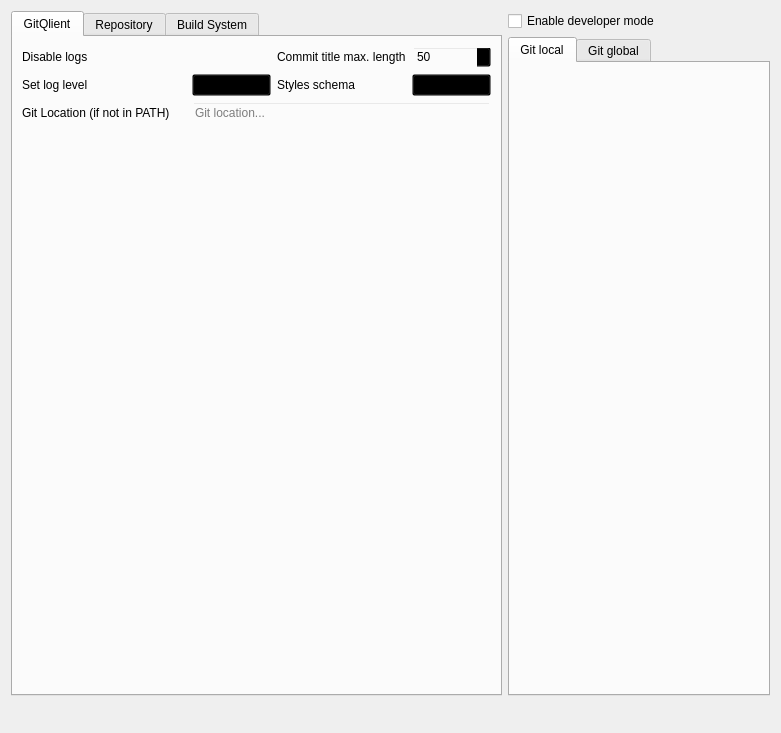
<?xml version="1.0" encoding="UTF-8"?>
<ui version="4.0">
 <class>ConfigWidget</class>
 <widget class="QWidget" name="ConfigWidget">
  <property name="geometry">
   <rect>
    <x>0</x>
    <y>0</y>
    <width>781</width>
    <height>733</height>
   </rect>
  </property>
  <property name="windowTitle">
   <string>Form</string>
  </property>
  <layout class="QGridLayout" name="mainLayout">
   <item row="6" column="0" colspan="2">
    <layout class="QHBoxLayout" name="horizontalLayout_2">
     <item>
      <spacer name="horizontalSpacer_2">
       <property name="orientation">
        <enum>Qt::Horizontal</enum>
       </property>
       <property name="sizeHint" stdset="0">
        <size>
         <width>40</width>
         <height>20</height>
        </size>
       </property>
      </spacer>
     </item>
     <item>
      <widget class="QLabel" name="lFeedback">
       <property name="text">
        <string/>
       </property>
      </widget>
     </item>
     <item>
      <spacer name="horizontalSpacer_3">
       <property name="orientation">
        <enum>Qt::Horizontal</enum>
       </property>
       <property name="sizeHint" stdset="0">
        <size>
         <width>40</width>
         <height>20</height>
        </size>
       </property>
      </spacer>
     </item>
    </layout>
   </item>
   <item row="1" column="1">
    <widget class="CheckBox" name="chDevMode">
     <property name="text">
      <string>Enable developer mode</string>
     </property>
    </widget>
   </item>
   <item row="2" column="1">
    <widget class="QTabWidget" name="tabWidget">
     <property name="currentIndex">
      <number>0</number>
     </property>
     <widget class="QWidget" name="localGit">
      <attribute name="title">
       <string>Git local</string>
      </attribute>
     </widget>
     <widget class="QWidget" name="globalGit">
      <attribute name="title">
       <string>Git global</string>
      </attribute>
     </widget>
    </widget>
   </item>
   <item row="1" column="0" rowspan="2">
    <widget class="QTabWidget" name="tabWidget_2">
     <property name="currentIndex">
      <number>0</number>
     </property>
     <widget class="QWidget" name="tab_3">
      <property name="autoFillBackground">
       <bool>false</bool>
      </property>
      <property name="styleSheet">
       <string notr="true">background: transparent;</string>
      </property>
      <attribute name="title">
       <string>GitQlient</string>
      </attribute>
      <layout class="QVBoxLayout" name="verticalLayout">
       <property name="spacing">
        <number>0</number>
       </property>
       <property name="leftMargin">
        <number>0</number>
       </property>
       <property name="topMargin">
        <number>0</number>
       </property>
       <property name="rightMargin">
        <number>0</number>
       </property>
       <property name="bottomMargin">
        <number>0</number>
       </property>
       <item>
        <widget class="QFrame" name="frame">
         <layout class="QGridLayout" name="gridLayout_2">
          <item row="0" column="0">
           <widget class="QLabel" name="label">
            <property name="text">
             <string>Disable logs</string>
            </property>
           </widget>
          </item>
          <item row="0" column="2">
           <widget class="CheckBox" name="chDisableLogs">
            <property name="text">
             <string/>
            </property>
           </widget>
          </item>
          <item row="0" column="3">
           <widget class="QLabel" name="label_15">
            <property name="text">
             <string>Commit title max. length</string>
            </property>
           </widget>
          </item>
          <item row="0" column="4">
           <widget class="QSpinBox" name="spCommitTitleLength">
            <property name="value">
             <number>50</number>
            </property>
           </widget>
          </item>
          <item row="1" column="0">
           <widget class="QLabel" name="label_2">
            <property name="text">
             <string>Set log level</string>
            </property>
           </widget>
          </item>
          <item row="1" column="2">
           <widget class="QComboBox" name="cbLogLevel">
            <item>
             <property name="text">
              <string>Trace</string>
             </property>
            </item>
            <item>
             <property name="text">
              <string>Debug</string>
             </property>
            </item>
            <item>
             <property name="text">
              <string>Info</string>
             </property>
            </item>
            <item>
             <property name="text">
              <string>Warning</string>
             </property>
            </item>
            <item>
             <property name="text">
              <string>Error</string>
             </property>
            </item>
            <item>
             <property name="text">
              <string>Fatal</string>
             </property>
            </item>
           </widget>
          </item>
          <item row="1" column="3">
           <widget class="QLabel" name="label_3">
            <property name="text">
             <string>Styles schema</string>
            </property>
           </widget>
          </item>
          <item row="1" column="4">
           <widget class="QComboBox" name="cbStyle">
            <item>
             <property name="text">
              <string>dark</string>
             </property>
            </item>
            <item>
             <property name="text">
              <string>bright</string>
             </property>
            </item>
           </widget>
          </item>
          <item row="2" column="0" colspan="2">
           <widget class="QLabel" name="label_4">
            <property name="text">
             <string>Git Location (if not in PATH)</string>
            </property>
           </widget>
          </item>
          <item row="3" column="1">
           <spacer name="verticalSpacer_2">
            <property name="orientation">
             <enum>Qt::Vertical</enum>
            </property>
            <property name="sizeHint" stdset="0">
             <size>
              <width>20</width>
              <height>40</height>
             </size>
            </property>
           </spacer>
          </item>
          <item row="2" column="2" colspan="3">
           <widget class="QLineEdit" name="leGitPath">
            <property name="placeholderText">
             <string>Git location...</string>
            </property>
           </widget>
          </item>
         </layout>
        </widget>
       </item>
      </layout>
     </widget>
     <widget class="QWidget" name="tab_4">
      <attribute name="title">
       <string>Repository</string>
      </attribute>
      <layout class="QVBoxLayout" name="verticalLayout_3">
       <property name="spacing">
        <number>0</number>
       </property>
       <property name="leftMargin">
        <number>0</number>
       </property>
       <property name="topMargin">
        <number>0</number>
       </property>
       <property name="rightMargin">
        <number>0</number>
       </property>
       <property name="bottomMargin">
        <number>0</number>
       </property>
       <item>
        <widget class="QScrollArea" name="scrollArea">
         <property name="widgetResizable">
          <bool>true</bool>
         </property>
         <widget class="QWidget" name="scrollAreaWidgetContents">
          <property name="geometry">
           <rect>
            <x>0</x>
            <y>0</y>
            <width>565</width>
            <height>654</height>
           </rect>
          </property>
          <layout class="QVBoxLayout" name="verticalLayout_2">
           <property name="spacing">
            <number>0</number>
           </property>
           <property name="leftMargin">
            <number>0</number>
           </property>
           <property name="topMargin">
            <number>0</number>
           </property>
           <property name="rightMargin">
            <number>0</number>
           </property>
           <property name="bottomMargin">
            <number>0</number>
           </property>
           <item>
            <widget class="QFrame" name="frame_2">
             <layout class="QGridLayout" name="gridLayout">
              <property name="leftMargin">
               <number>10</number>
              </property>
              <property name="topMargin">
               <number>10</number>
              </property>
              <property name="rightMargin">
               <number>10</number>
              </property>
              <property name="bottomMargin">
               <number>10</number>
              </property>
              <property name="spacing">
               <number>10</number>
              </property>
              <item row="2" column="1">
               <widget class="QComboBox" name="cbLogOrder">
                <item>
                 <property name="text">
                  <string>Author date order</string>
                 </property>
                </item>
                <item>
                 <property name="text">
                  <string>Date order</string>
                 </property>
                </item>
                <item>
                 <property name="text">
                  <string>Topo order</string>
                 </property>
                </item>
               </widget>
              </item>
              <item row="5" column="0">
               <widget class="QLabel" name="label_6">
                <property name="text">
                 <string>Prune when fetch</string>
                </property>
               </widget>
              </item>
              <item row="7" column="0">
               <widget class="QLabel" name="labelClangFormat">
                <property name="text">
                 <string>&lt;html&gt;&lt;head/&gt;&lt;body&gt;&lt;p&gt;Run clang-format before commit&lt;br/&gt;(Requires clang-format)&lt;/p&gt;&lt;/body&gt;&lt;/html&gt;</string>
                </property>
               </widget>
              </item>
              <item row="11" column="0">
               <widget class="QLabel" name="label_17">
                <property name="text">
                 <string>Show submodules</string>
                </property>
               </widget>
              </item>
              <item row="10" column="1">
               <widget class="CheckBox" name="cbStash">
                <property name="text">
                 <string/>
                </property>
               </widget>
              </item>
              <item row="14" column="0">
               <spacer name="verticalSpacer_3">
                <property name="orientation">
                 <enum>Qt::Vertical</enum>
                </property>
                <property name="sizeHint" stdset="0">
                 <size>
                  <width>20</width>
                  <height>40</height>
                 </size>
                </property>
               </spacer>
              </item>
              <item row="8" column="0">
               <widget class="QLabel" name="label_5">
                <property name="text">
                 <string>Cache space used:</string>
                </property>
               </widget>
              </item>
              <item row="3" column="0">
               <widget class="QLabel" name="label_12">
                <property name="text">
                 <string>Auto-Fetch interval</string>
                </property>
               </widget>
              </item>
              <item row="12" column="0">
               <widget class="QLabel" name="label_18">
                <property name="text">
                 <string>Show subtrees</string>
                </property>
               </widget>
              </item>
              <item row="0" column="1">
               <widget class="QComboBox" name="cbTranslations"/>
              </item>
              <item row="5" column="1">
               <widget class="CheckBox" name="pruneOnFetch">
                <property name="text">
                 <string/>
                </property>
                <property name="checked">
                 <bool>true</bool>
                </property>
               </widget>
              </item>
              <item row="10" column="0">
               <widget class="QLabel" name="label_16">
                <property name="text">
                 <string>Show stashes</string>
                </property>
               </widget>
              </item>
              <item row="9" column="0">
               <widget class="QLabel" name="label_13">
                <property name="text">
                 <string>Enable pomodoro</string>
                </property>
               </widget>
              </item>
              <item row="8" column="1">
               <layout class="QHBoxLayout" name="horizontalLayout">
                <property name="spacing">
                 <number>10</number>
                </property>
                <item>
                 <widget class="QLabel" name="lCacheSize">
                  <property name="text">
                   <string/>
                  </property>
                 </widget>
                </item>
                <item>
                 <widget class="ButtonLink" name="pbClearCache">
                  <property name="text">
                   <string>Clear</string>
                  </property>
                 </widget>
                </item>
                <item>
                 <spacer name="horizontalSpacer">
                  <property name="orientation">
                   <enum>Qt::Horizontal</enum>
                  </property>
                  <property name="sizeHint" stdset="0">
                   <size>
                    <width>40</width>
                    <height>20</height>
                   </size>
                  </property>
                 </spacer>
                </item>
               </layout>
              </item>
              <item row="6" column="1">
               <widget class="CheckBox" name="updateOnPull">
                <property name="text">
                 <string/>
                </property>
               </widget>
              </item>
              <item row="1" column="1">
               <widget class="QSpinBox" name="sbMaxCommits">
                <property name="suffix">
                 <string> last commits</string>
                </property>
                <property name="maximum">
                 <number>999999999</number>
                </property>
                <property name="singleStep">
                 <number>10</number>
                </property>
                <property name="value">
                 <number>0</number>
                </property>
               </widget>
              </item>
              <item row="1" column="0">
               <widget class="QLabel" name="label_10">
                <property name="text">
                 <string>Max. commits to retrieve (0 for all)</string>
                </property>
               </widget>
              </item>
              <item row="3" column="1">
               <widget class="QSpinBox" name="autoFetch">
                <property name="suffix">
                 <string> minutes</string>
                </property>
                <property name="maximum">
                 <number>60</number>
                </property>
                <property name="value">
                 <number>5</number>
                </property>
               </widget>
              </item>
              <item row="4" column="1">
               <widget class="QLabel" name="label_11">
                <property name="text">
                 <string>The interval is expected to be in minutes. Choose a value between 0 (for disabled) and 60.</string>
                </property>
                <property name="wordWrap">
                 <bool>true</bool>
                </property>
               </widget>
              </item>
              <item row="0" column="0">
               <widget class="QLabel" name="label_8">
                <property name="text">
                 <string>Language</string>
                </property>
               </widget>
              </item>
              <item row="12" column="1">
               <widget class="CheckBox" name="cbSubtree">
                <property name="text">
                 <string/>
                </property>
               </widget>
              </item>
              <item row="11" column="1">
               <widget class="CheckBox" name="cbSubmodule">
                <property name="text">
                 <string/>
                </property>
               </widget>
              </item>
              <item row="9" column="1">
               <widget class="CheckBox" name="cbPomodoroEnabled">
                <property name="text">
                 <string/>
                </property>
                <property name="checked">
                 <bool>true</bool>
                </property>
               </widget>
              </item>
              <item row="7" column="1">
               <widget class="CheckBox" name="clangFormat">
                <property name="text">
                 <string/>
                </property>
               </widget>
              </item>
              <item row="6" column="0">
               <widget class="QLabel" name="label_7">
                <property name="text">
                 <string>Update submodules when pull</string>
                </property>
               </widget>
              </item>
              <item row="2" column="0">
               <widget class="QLabel" name="label_9">
                <property name="text">
                 <string>Order of commits in the graph</string>
                </property>
               </widget>
              </item>
              <item row="13" column="0" colspan="2">
               <widget class="QGroupBox" name="credentialsFrames">
                <property name="title">
                 <string>Credentials configuration</string>
                </property>
                <layout class="QGridLayout" name="gridLayout_4">
                 <property name="leftMargin">
                  <number>0</number>
                 </property>
                 <property name="topMargin">
                  <number>0</number>
                 </property>
                 <property name="rightMargin">
                  <number>0</number>
                 </property>
                 <property name="bottomMargin">
                  <number>0</number>
                 </property>
                 <property name="spacing">
                  <number>10</number>
                 </property>
                 <item row="0" column="0" colspan="2">
                  <widget class="QCheckBox" name="chbCredentials">
                   <property name="text">
                    <string>Store credentials using GitQlient (Current session or in Storage)</string>
                   </property>
                   <property name="checked">
                    <bool>true</bool>
                   </property>
                  </widget>
                 </item>
                 <item row="1" column="1">
                  <widget class="QRadioButton" name="rbStorage">
                   <property name="text">
                    <string>Storage</string>
                   </property>
                   <attribute name="buttonGroup">
                    <string notr="true">buttonGroup</string>
                   </attribute>
                  </widget>
                 </item>
                 <item row="1" column="0">
                  <widget class="QRadioButton" name="rbCache">
                   <property name="text">
                    <string>Cache for current session</string>
                   </property>
                   <property name="checked">
                    <bool>true</bool>
                   </property>
                   <attribute name="buttonGroup">
                    <string notr="true">buttonGroup</string>
                   </attribute>
                  </widget>
                 </item>
                 <item row="2" column="0">
                  <layout class="QHBoxLayout" name="horizontalLayout_3">
                   <property name="spacing">
                    <number>0</number>
                   </property>
                   <property name="topMargin">
                    <number>0</number>
                   </property>
                   <property name="rightMargin">
                    <number>0</number>
                   </property>
                   <item>
                    <widget class="QLabel" name="label_19">
                     <property name="text">
                      <string>TextLabel</string>
                     </property>
                    </widget>
                   </item>
                   <item>
                    <widget class="QSpinBox" name="sbTimeout">
                     <property name="suffix">
                      <string> mins.</string>
                     </property>
                     <property name="maximum">
                      <number>480</number>
                     </property>
                     <property name="singleStep">
                      <number>5</number>
                     </property>
                     <property name="value">
                      <number>15</number>
                     </property>
                    </widget>
                   </item>
                  </layout>
                 </item>
                 <item row="2" column="1">
                  <widget class="QPushButton" name="pbAddCredentials">
                   <property name="text">
                    <string>Add credentials</string>
                   </property>
                  </widget>
                 </item>
                </layout>
               </widget>
              </item>
             </layout>
            </widget>
           </item>
          </layout>
         </widget>
        </widget>
       </item>
      </layout>
     </widget>
     <widget class="QWidget" name="tab_5">
      <property name="styleSheet">
       <string notr="true">background: transparent;</string>
      </property>
      <attribute name="title">
       <string>Build System</string>
      </attribute>
      <layout class="QVBoxLayout" name="verticalLayout_4">
       <property name="spacing">
        <number>0</number>
       </property>
       <property name="leftMargin">
        <number>0</number>
       </property>
       <property name="topMargin">
        <number>0</number>
       </property>
       <property name="rightMargin">
        <number>0</number>
       </property>
       <property name="bottomMargin">
        <number>0</number>
       </property>
       <item>
        <widget class="QFrame" name="frame_3">
         <layout class="QGridLayout" name="gridLayout_3">
          <property name="leftMargin">
           <number>10</number>
          </property>
          <property name="topMargin">
           <number>10</number>
          </property>
          <property name="rightMargin">
           <number>10</number>
          </property>
          <property name="bottomMargin">
           <number>10</number>
          </property>
          <property name="spacing">
           <number>10</number>
          </property>
          <item row="2" column="1">
           <widget class="QLineEdit" name="leBsUser"/>
          </item>
          <item row="2" column="0">
           <widget class="QLabel" name="leBsUserLabel">
            <property name="text">
             <string>User:</string>
            </property>
           </widget>
          </item>
          <item row="1" column="1">
           <widget class="QLineEdit" name="leBsUrl"/>
          </item>
          <item row="1" column="0">
           <widget class="QLabel" name="leBsUrlLabel">
            <property name="text">
             <string>Endpoint URL:</string>
            </property>
           </widget>
          </item>
          <item row="0" column="1">
           <widget class="CheckBox" name="chBoxBuildSystem">
            <property name="text">
             <string/>
            </property>
           </widget>
          </item>
          <item row="5" column="1">
           <spacer name="verticalSpacer">
            <property name="orientation">
             <enum>Qt::Vertical</enum>
            </property>
            <property name="sizeHint" stdset="0">
             <size>
              <width>20</width>
              <height>40</height>
             </size>
            </property>
           </spacer>
          </item>
          <item row="4" column="1">
           <spacer name="horizontalSpacer_4">
            <property name="orientation">
             <enum>Qt::Horizontal</enum>
            </property>
            <property name="sizeHint" stdset="0">
             <size>
              <width>40</width>
              <height>20</height>
             </size>
            </property>
           </spacer>
          </item>
          <item row="3" column="0">
           <widget class="QLabel" name="leBsTokenLabel">
            <property name="text">
             <string>Token:</string>
            </property>
           </widget>
          </item>
          <item row="0" column="0">
           <widget class="QLabel" name="label_14">
            <property name="text">
             <string>Enable build system view</string>
            </property>
           </widget>
          </item>
          <item row="3" column="1">
           <widget class="QLineEdit" name="leBsToken">
            <property name="echoMode">
             <enum>QLineEdit::Password</enum>
            </property>
           </widget>
          </item>
         </layout>
        </widget>
       </item>
      </layout>
     </widget>
    </widget>
   </item>
  </layout>
 </widget>
 <customwidgets>
  <customwidget>
   <class>CheckBox</class>
   <extends>QCheckBox</extends>
   <header>CheckBox.h</header>
  </customwidget>
  <customwidget>
   <class>ButtonLink</class>
   <extends>QLabel</extends>
   <header>ButtonLink.hpp</header>
  </customwidget>
 </customwidgets>
 <tabstops>
  <tabstop>tabWidget_2</tabstop>
  <tabstop>chDisableLogs</tabstop>
  <tabstop>spCommitTitleLength</tabstop>
  <tabstop>cbLogLevel</tabstop>
  <tabstop>cbStyle</tabstop>
  <tabstop>leGitPath</tabstop>
  <tabstop>scrollArea</tabstop>
  <tabstop>cbTranslations</tabstop>
  <tabstop>sbMaxCommits</tabstop>
  <tabstop>cbLogOrder</tabstop>
  <tabstop>autoFetch</tabstop>
  <tabstop>pruneOnFetch</tabstop>
  <tabstop>updateOnPull</tabstop>
  <tabstop>clangFormat</tabstop>
  <tabstop>cbPomodoroEnabled</tabstop>
  <tabstop>cbStash</tabstop>
  <tabstop>cbSubmodule</tabstop>
  <tabstop>cbSubtree</tabstop>
  <tabstop>chbCredentials</tabstop>
  <tabstop>rbCache</tabstop>
  <tabstop>rbStorage</tabstop>
  <tabstop>sbTimeout</tabstop>
  <tabstop>chBoxBuildSystem</tabstop>
  <tabstop>leBsUrl</tabstop>
  <tabstop>leBsUser</tabstop>
  <tabstop>leBsToken</tabstop>
  <tabstop>chDevMode</tabstop>
  <tabstop>tabWidget</tabstop>
 </tabstops>
 <resources/>
 <connections/>
 <slots>
  <slot>saveConfig()</slot>
 </slots>
 <buttongroups>
  <buttongroup name="buttonGroup"/>
 </buttongroups>
</ui>
